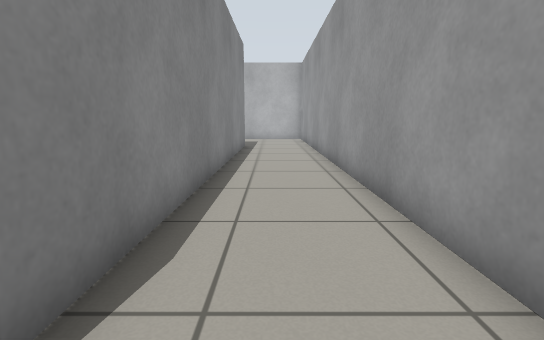
view 1 (above)

21 first-person views from a walk through a Gazebo world. The camera is 0.72 m above the floor, tilts 10° down and sees 85° across. The floor is counted in squares, 0.5 m on a side. Each view is taken from the middle of a square. On the plan, view 1 faces up. The plan holds only what a view shows up to about 14 squares ahead; the rest is blank.

view 2
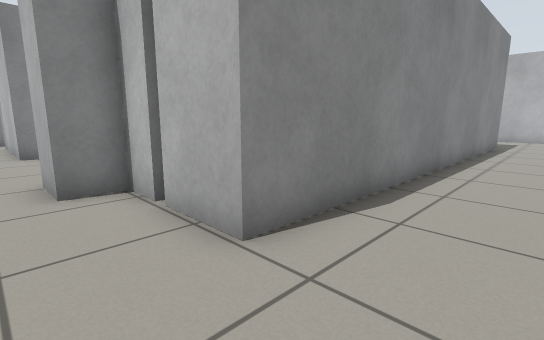

view 3
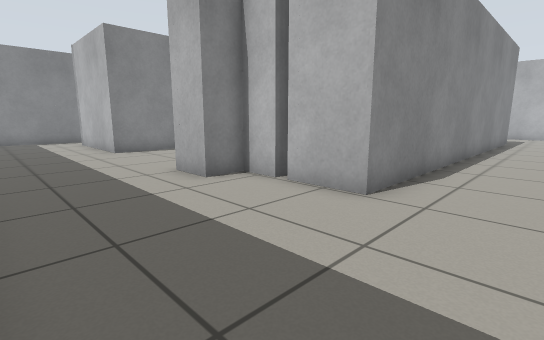

view 4
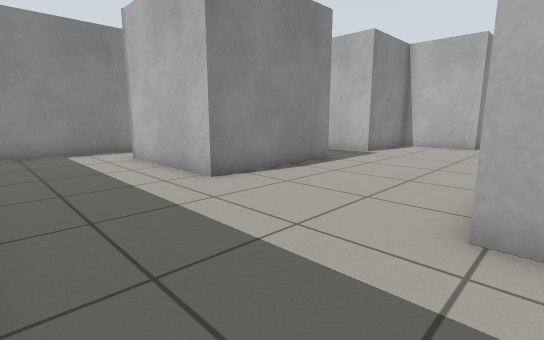

view 5
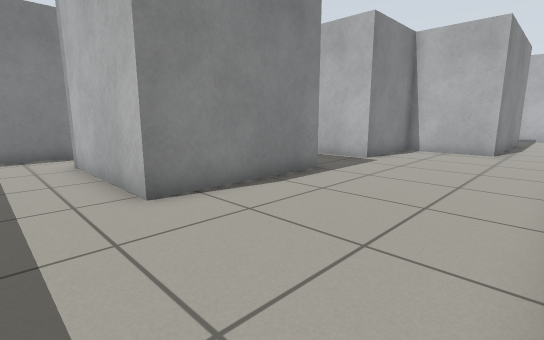

view 6
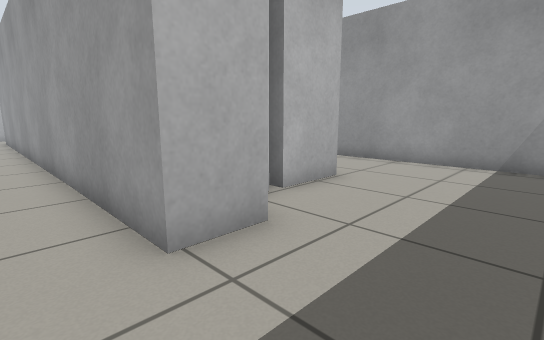

view 7
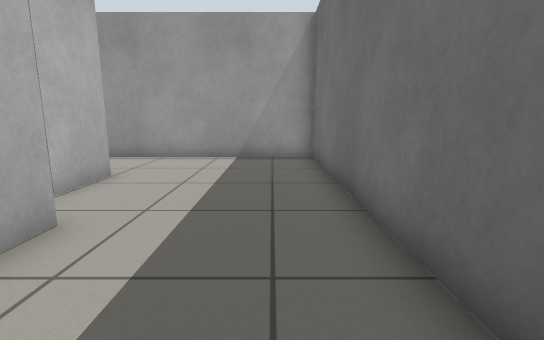

view 8
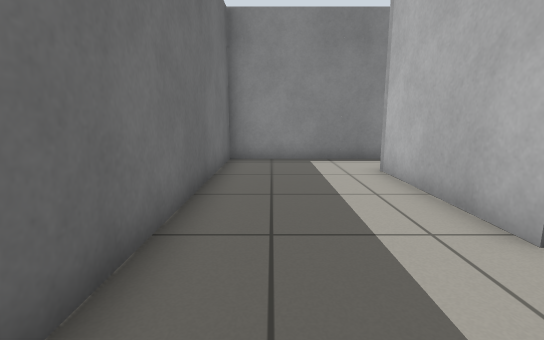

view 9
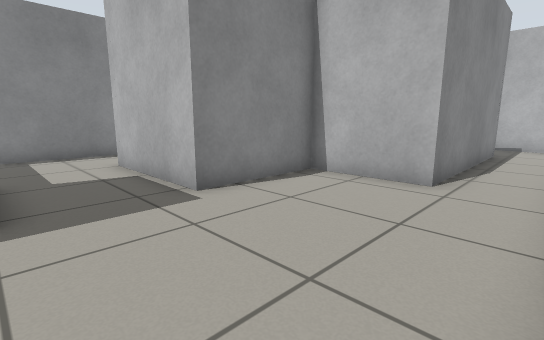

view 10
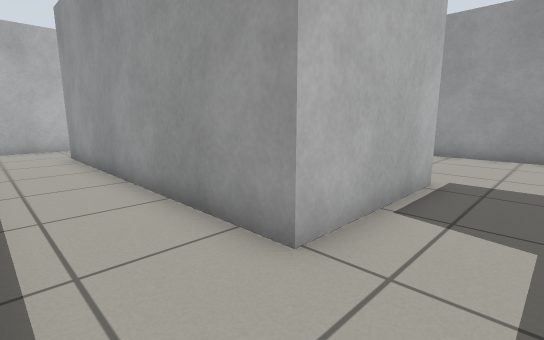

view 11
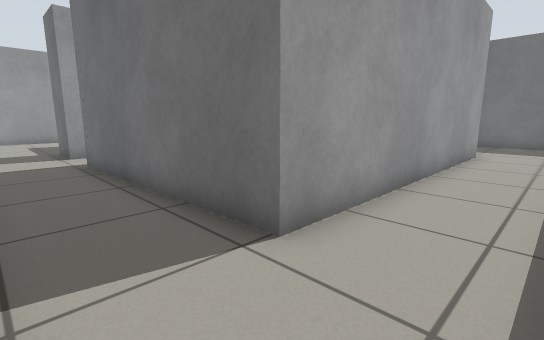

view 12
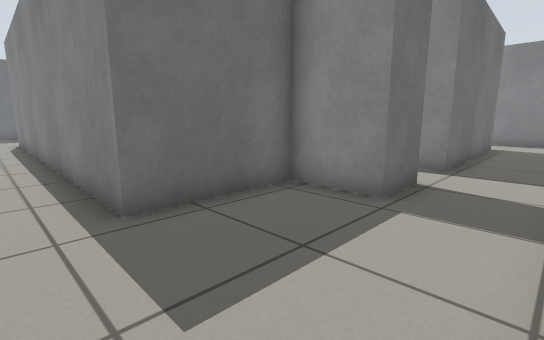

view 13
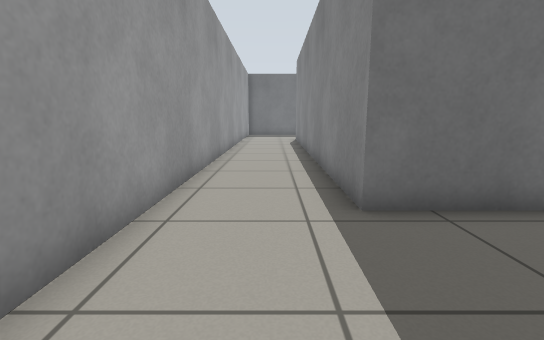

view 14
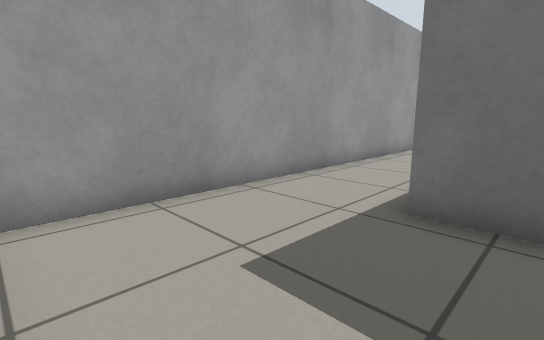

view 15
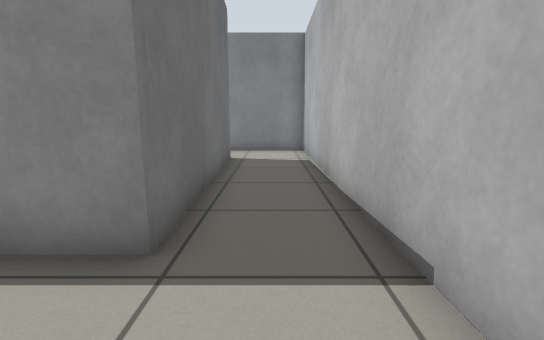

view 16
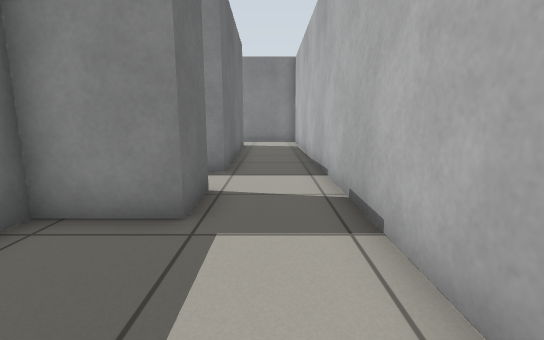

view 17
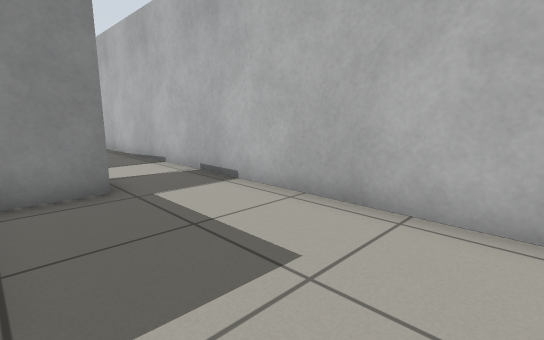

view 18
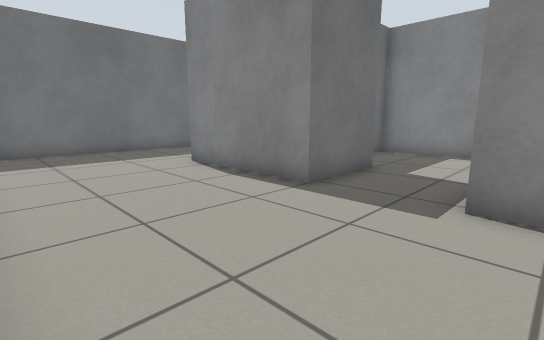

view 19
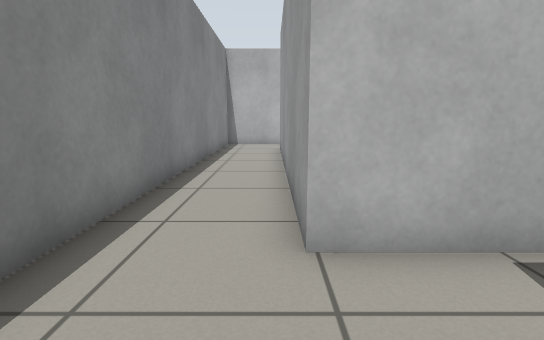

view 20
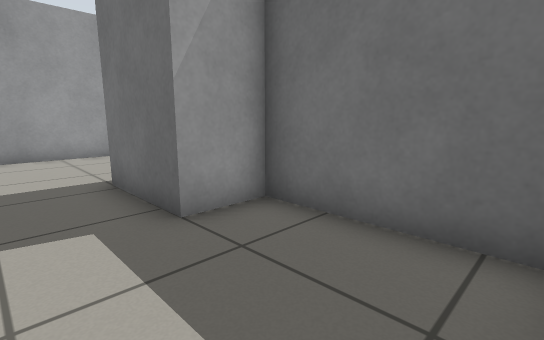

view 21
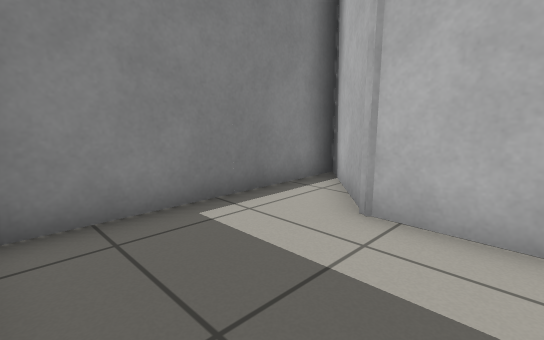

### Floor plan
Points are (right, up) in squares from view 1. A wall is a line through its corners. A room is listed if a view was taken in it or the views show most of it. See-through windows are left out.
Room 1 (views 1, 10, 11, 12, 13, 14, 15, 16, 17, 19, 20)
walls: (-6.7, 10.5) (-6.8, 15.2); (-6.8, 17.2) (-6.8, 17.8) (-5.1, 17.8) (-5.1, 15.5) (-1.4, 15.5) (-1.6, 0.1); (-16.6, 7) (-16.6, 17.5) (-8.9, 17.7) (-8.9, 10.7); (1, 20.4) (-19.4, 20.4) (-19.4, 2.3) (-15.1, 2.3) (-15.1, 4); (2, -1.5) (2, 20)
ways out: opening at (-16.5, 5.5) to room 2; opening at (-8, 11) to room 2; opening at (0, -0.7) to room 2
Room 2 (views 2, 3, 4, 5, 6, 7, 8, 9, 18, 21)
walls: (-4, 0.1) (-5.1, 0.1) (-5.1, -1) (-6.6, -1) (-6.7, 10.5); (-15.1, 4) (-12.1, 4) (-12.1, -1) (-17, -1) (-19.4, 1.8) (-19.4, -5.5) (2, -5.5) (2, -1.5); (-1.6, 0.1) (-3.6, 0.1); (-8.9, 10.7) (-12.1, 10.7) (-12.1, 7) (-16.6, 7)
ways out: opening at (-16.5, 5.5) to room 1; opening at (-8, 11) to room 1; opening at (0, -0.7) to room 1

Positions as (right, up) in squares from view 1, and headings:
1: (0, 0), facing up
2: (1, -2), facing up-left
3: (1, -5), facing up-left
4: (-6, -5), facing up-left
5: (-7, -3), facing up-left
6: (-8, -4), facing up-right
7: (-9, -4), facing right
8: (-9, -4), facing left
9: (-7, 4), facing up-left
10: (-19, 5), facing up-right
11: (-19, 20), facing down-right
12: (0, 20), facing down-left
13: (0, 20), facing down
14: (-3, 20), facing down-right
15: (-6, 19), facing left
16: (-1, 19), facing left
17: (1, 16), facing up-left
18: (-7, 8), facing down-left
19: (-17, 4), facing up
20: (-19, 6), facing down-right
21: (-15, -5), facing up-left
